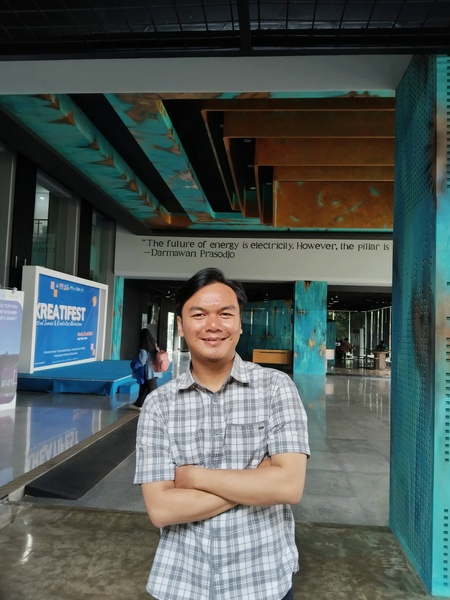
#> input picture kevin.jpg, 450 x 600 px
$ jupyter execute --allow-errors 'Source Code_UASPraktikum_202231017_Kevin Nugraha Santika Permana_Pengcit C.ipynb'
#> lines starting #> are read from the running program, lines starting #| are printed output that depends on the picture; after the words box and inside, x2 and y2 are one past the last pixel; in counts of white or black regions, pixels touching at a corner belong together
# Import Library

[cell 1]
import cv2
import numpy as np
import matplotlib.pyplot as plt

[cell 2]
# Membaca gambar dari file
img = cv2.imread('kevin.jpg')
#> img is the input picture: shape (600, 450, 3); mean B, G, R 85.1, 88, 78.2

# Konversi gambar ke warna RGB
#> (the rest of this cell did not finish here and is left out)

[cell 3]
import cv2
import numpy as np
import matplotlib.pyplot as plt

# Membaca gambar dari file
img = cv2.imread('kevin.jpg')

# Mengubah ukuran gambar menjadi tinggi 1400 piksel
height = 1400
aspect_ratio = height / img.shape[0]
#> aspect_ratio = 2.33
new_width = int(img.shape[1] * aspect_ratio)
#> new_width = 1050
img_resized = cv2.resize(img, (new_width, height))

# Konversi gambar ke warna RGB
img_rgb = cv2.cvtColor(img_resized, cv2.COLOR_BGR2RGB)

# Menggunakan Canny Edge Detection
edges = cv2.Canny(img_resized, 100, 150)
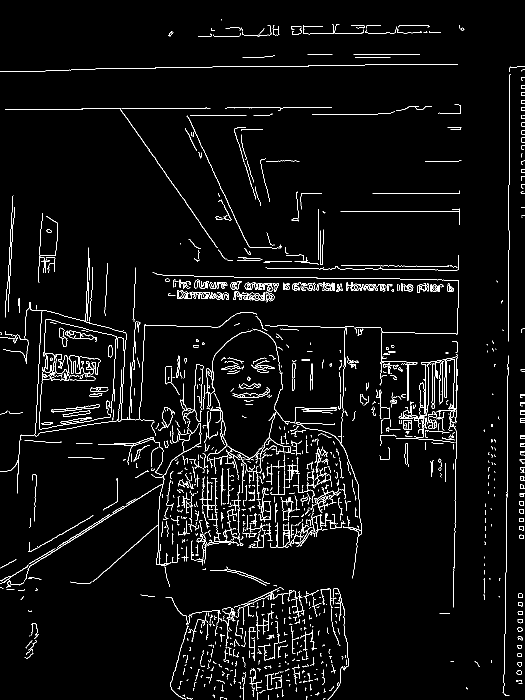
#> edges: shape (1400, 1050) (shown at 1/2 size); 3.5% white in thin lines or dots

# Mencari kontur dari hasil deteksi tepi
contours, _ = cv2.findContours(edges, cv2.RETR_EXTERNAL, cv2.CHAIN_APPROX_SIMPLE)
#> contours = 1600 contours, 1516 with area under 20; largest, box (x1, y1, x2, y2) and area: (797, 811, 848, 856) 334, (807, 840, 824, 859) 288, (137, 660, 194, 684) 280, (802, 725, 835, 801) 206, (527, 566, 547, 584) 188

# Menggambar kontur pada gambar asli dengan warna hijau (RGB: 0, 255, 0)
img_contours = img_rgb.copy()
cv2.drawContours(img_contours, contours, -1, (0, 255, 0), 2)  # Warna kontur hijau dengan ketebalan 2 piksel
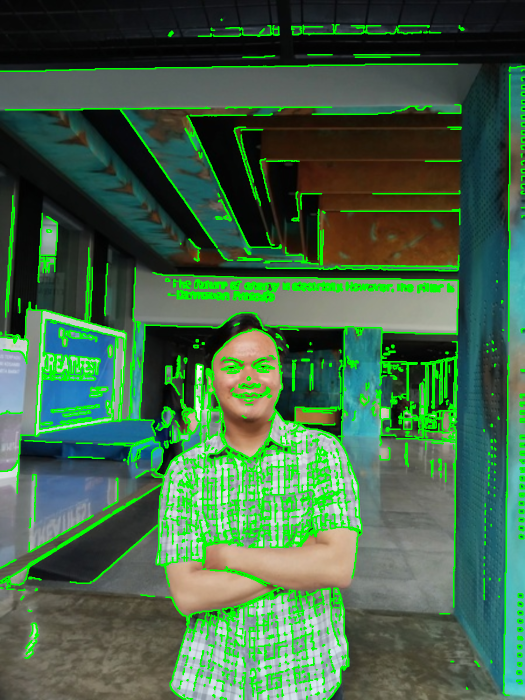
#> img_contours: shape (1400, 1050, 3) (shown at 1/2 size); mean R, G, B 66.6, 102.5, 72.4

# Menggunakan tampilan matplotlib
fig, axs = plt.subplots(1, 3, figsize=(20, 10))

# Tampilan asli
axs[0].imshow(img_rgb)
axs[0].set_title("Original Image")

# Tampilan edges
axs[1].imshow(edges, cmap='gray')
axs[1].set_title("Canny Edge Detection")

# Tampilan kontur
axs[2].imshow(img_contours)
axs[2].set_title("Contours Detection")

# Menampilkan hasil
plt.show()
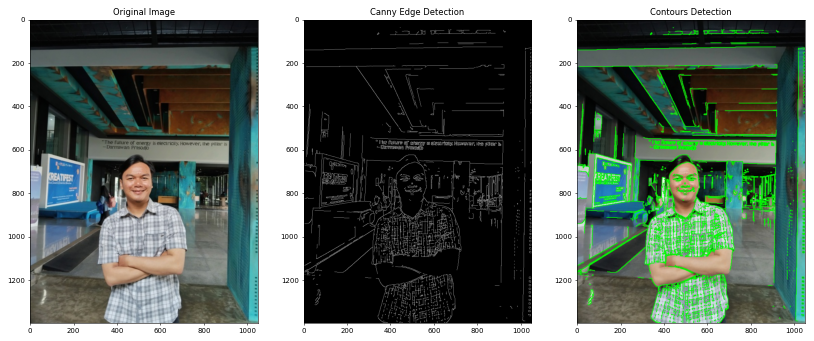
#> figure drawn by matplotlib, 3 panels
